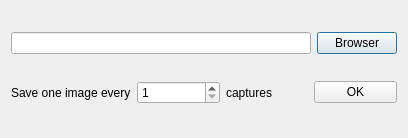
<?xml version="1.0" encoding="UTF-8"?>
<ui version="4.0">
 <class>SaveSetDialog</class>
 <widget class="QDialog" name="SaveSetDialog">
  <property name="geometry">
   <rect>
    <x>0</x>
    <y>0</y>
    <width>408</width>
    <height>138</height>
   </rect>
  </property>
  <property name="windowTitle">
   <string>Dialog</string>
  </property>
  <layout class="QGridLayout" name="gridLayout">
   <item row="0" column="0">
    <layout class="QHBoxLayout" name="horizontalLayout_2">
     <item>
      <widget class="QLineEdit" name="savepath_edit">
       <property name="text">
        <string/>
       </property>
       <property name="readOnly">
        <bool>true</bool>
       </property>
      </widget>
     </item>
     <item>
      <widget class="QPushButton" name="BrowserBtn">
       <property name="text">
        <string>Browser</string>
       </property>
      </widget>
     </item>
    </layout>
   </item>
   <item row="1" column="0">
    <layout class="QHBoxLayout" name="horizontalLayout">
     <item>
      <widget class="QLabel" name="label">
       <property name="text">
        <string>Save one image every</string>
       </property>
      </widget>
     </item>
     <item>
      <widget class="QSpinBox" name="savefreq_edit">
       <property name="focusPolicy">
        <enum>Qt::WheelFocus</enum>
       </property>
       <property name="minimum">
        <number>1</number>
       </property>
      </widget>
     </item>
     <item>
      <widget class="QLabel" name="label_2">
       <property name="text">
        <string>captures</string>
       </property>
      </widget>
     </item>
     <item>
      <widget class="QPushButton" name="ConfirmBtn">
       <property name="text">
        <string>OK</string>
       </property>
      </widget>
     </item>
    </layout>
   </item>
  </layout>
 </widget>
 <resources/>
 <connections/>
</ui>
